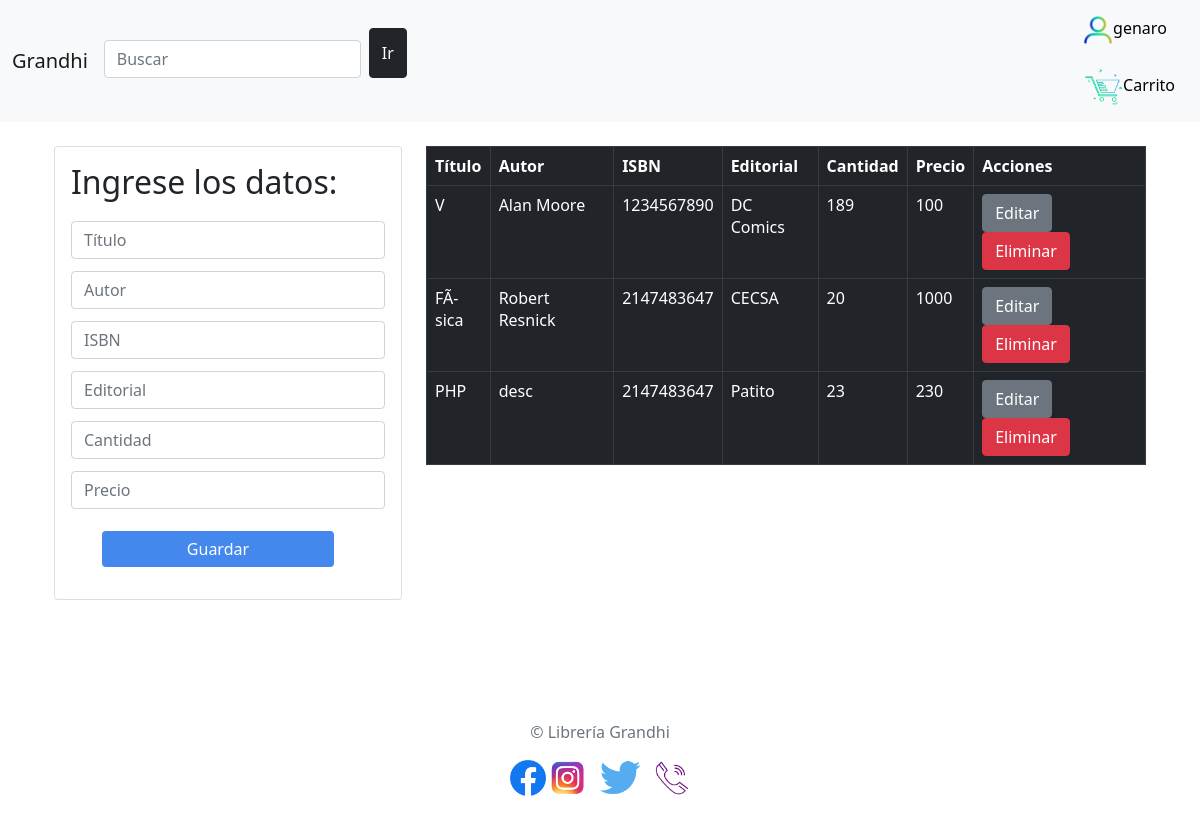
Screenshot of /php/stock.php (signed in) with the database file from the repository.
### tables this page shows
CREATE TABLE `stock` (
  `id` int(11) NOT NULL,
  `titulo` varchar(100) NOT NULL,
  `autor` varchar(50) NOT NULL,
  `isbn` int(15) NOT NULL,
  `editorial` varchar(50) NOT NULL,
  `cantidad` int(4) NOT NULL,
  `precio` int(20) DEFAULT NULL
);

### php/stock.php (the view, shortened to what this page needs)
<?php
    include("header.php");
    include("conexiondb.php");
?>
	<div class="container p-4">
		<div class="row">
			<div class="col-md-4">
				<div class="card card-body">
                    <h2>Ingrese los datos:</h2>
					<form action="guardarLibros.php" method="POST">
						<div class="form-group">
							<input type="text" name="titulo" class="form-control" placeholder="Título" autofocus="">
                        </div>
                        <div class="form-group">
							<input type="text" name="autor" class="form-control" placeholder="Autor" autofocus="">
                        </div>
                        <div class="form-group">
							<input type="text" name="isbn" class="form-control" placeholder="ISBN" autofocus="">
                        </div>
                        <div class="form-group">
							<input type="text" name="editorial" class="form-control" placeholder="Editorial" autofocus="">
                        </div>
                        <div class="form-group">
							<input type="text" name="cantidad" class="form-control" placeholder="Cantidad" autofocus="">
                        </div>
                        <div class="form-group">
							<input type="text" name="precio" class="form-control" placeholder="Precio" autofocus="">
						</div>
						<input type="submit" name="guardar_actividad" class="btn btn-success btn-block" value="Guardar">
					</form>
				</div>
			</div>
			<div class="col-md-8">
				<table class="table table-bordered table-dark">
					<thead>
						<tr>
							<th>Título</th>
							<th>Autor</th>
							<th>ISBN</th>
                            <th>Editorial</th>
                            <th>Cantidad</th>
                            <th>Precio</th>
                            <th>Acciones</th>
						</tr>
					</thead>
					<tbody>
						<?php
						$query = "SELECT * FROM stock";
						$resultado_actividades = mysqli_query($conex, $query);
						while ($row = mysqli_fetch_array($resultado_actividades)) { ?>
							<tr>
								<td><?php echo $row['titulo'] ?></td>
								<td><?php echo $row['autor'] ?></td>
                                <td><?php echo $row['isbn'] ?></td>
                                <td><?php echo $row['editorial'] ?></td>
								<td><?php echo $row['cantidad'] ?></td>
								<td><?php echo $row['precio'] ?></td>
								<td>
									<a href="editarLibros.php?id=<?php echo $row['id'] ?>" class="btn btn-secondary" >Editar</a>
									<a href="eliminarLibros.php?id=<?php echo $row['id'] ?>" class="btn btn-danger" >Eliminar</a>
								</td>
							</tr>
						<?php } ?>
					</tbody>
				</table>
			</div>
		</div>
	</div>
<?php
    include("footer.php");
?>

### CSS/estilos.css (style rules this page uses)
input { width: calc(100% - 20px); padding: 9px; margin: auto; margin-top: 12px; font-size: 16px }
input[type='submit'] { background-color: #48e; color: #fff; width: calc(80% - 20px); margin: 0 10%; margin-top: 22px; border: none; }

### rows the page displays
stock: titulo "V", autor "Alan Moore", isbn "1234567890", editorial "DC Comics", cantidad "189", precio "100"
stock: titulo "FÃ­sica", autor "Robert Resnick", isbn "2147483647", editorial "CECSA", cantidad "20", precio "1000"
stock: titulo "PHP", autor "desc", isbn "2147483647", editorial "Patito", cantidad "23", precio "230"

### other values shown
$_SESSION['nombre'] "genaro"
